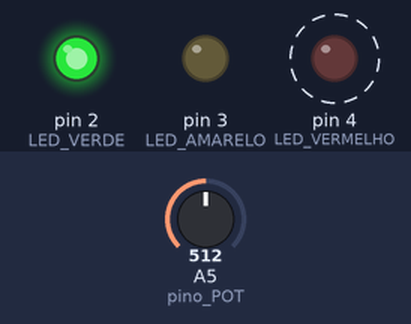
The sketch below on a simulated Arduino Uno, built with avr-gcc and run on an emulated ATmega328P. Parts: output pins drawn as LEDs (lit = HIGH). Dashed ring = blinking. The test bench sets the inputs (shaded band); at power-on: A5 (pino_POT) = 512.

Above: at 2.0 s.
2.1 s: A5 (pino_POT) set to 0
At 3.2 s:
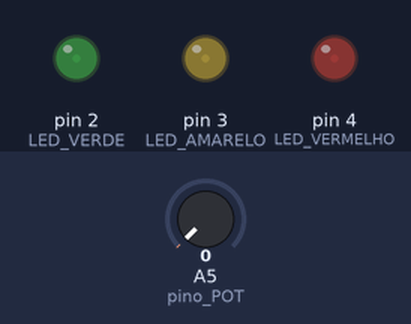
4.0 s: A5 (pino_POT) set to 9
5.7 s: A5 (pino_POT) set to 12
At 6.51 s:
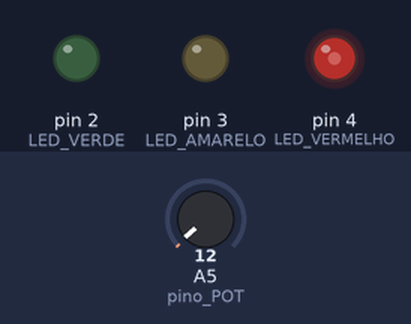
9.2 s: A5 (pino_POT) set to 306
At 9.34 s:
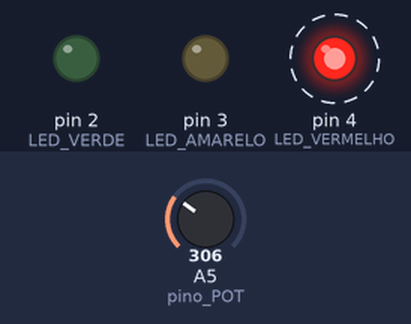
Timing chart, 0 to 13.8 s (numbered marks = the images above; inputs shaded):
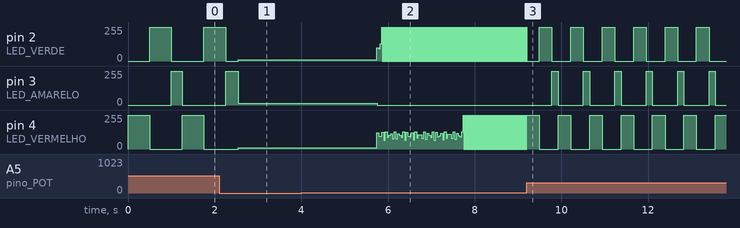

Measured:
- the behaviour switches between 10 and 11 on A5 (pino_POT) (found by bisection; images 1 and 2)
- after the input at 4.0 s, every drawn part: stays the same
- after the input at 9.2 s, pin 2 (LED_VERDE), pin 4 (LED_VERMELHO): alternates 255/255 for 0.29 s and 0/255 for 0.44 s, starting after 0.29 s; pin 3 (LED_AMARELO): alternates 255/255 for 0.15 s and 0/255 for 0.58 s, starting after 0.58 s
- by itself, pin 4 (LED_VERMELHO): alternates 255/255 for 0.50 s and 0/255 for 0.75 s

The sketch:

Programa_03.ino
```cpp
// MINICURSO DE ARDUINO
// DIA 1
// 3º PROGRAMA

#define LED_VERMELHO 4
#define LED_AMARELO 3
#define LED_VERDE 2
#define pino_POT A5

int k_input;

// A função setup() é executada apenas um vez
void setup()
{
	// Definindo que os pinos 2, 3 e 4 serão utilizados como saída
	pinMode(LED_VERMELHO, OUTPUT);
	pinMode(LED_AMARELO, OUTPUT);
	pinMode(LED_VERDE, OUTPUT);

	// Definindo que o pino A5 será utilizado como entrada
	pinMode(pino_POT, INPUT);
}

// A função loop() é executada repetidamente
void loop()
{
	k_input = map(analogRead(pino_POT), 0, 1023, 0, 100);

	digitalWrite(LED_VERMELHO, HIGH);
	delay(10 * k_input);

	digitalWrite(LED_VERMELHO, LOW);
	digitalWrite(LED_VERDE, HIGH);
	delay(10 * k_input);

	digitalWrite(LED_VERDE, LOW);
	digitalWrite(LED_AMARELO, HIGH);
	delay(5 * k_input);

	digitalWrite(LED_AMARELO, LOW);
}
```
